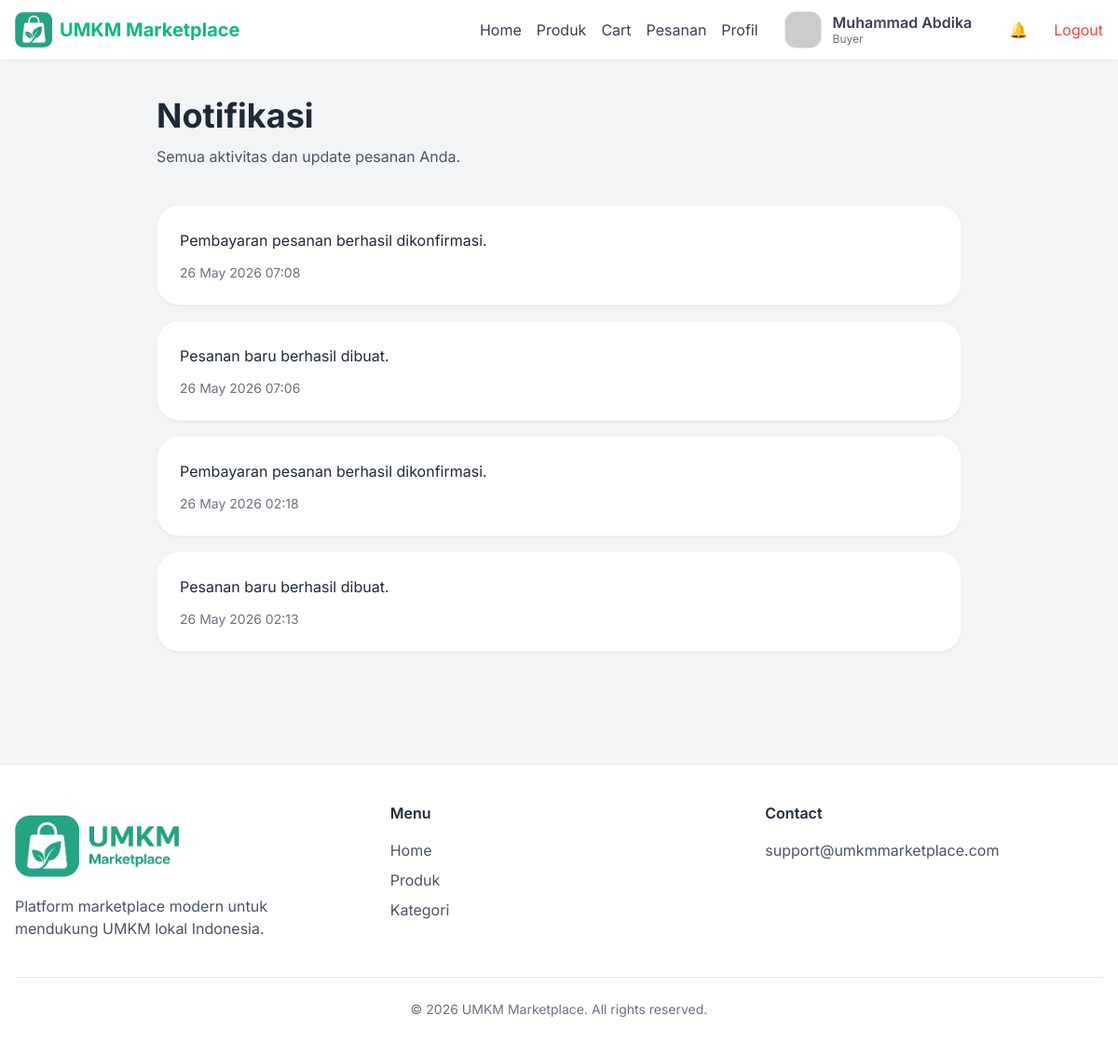
The page /src/views/notifications.php (signed in) on the database its author committed.
### tables this page shows
CREATE TABLE `notifications` (
  `id` int NOT NULL,
  `user_id` int NOT NULL,
  `message` text NOT NULL,
  `is_read` tinyint(1) DEFAULT '0',
  `created_at` timestamp NULL DEFAULT CURRENT_TIMESTAMP
);

### src/views/notifications.php (the view, shortened to what this page needs)
<?php
require_once '../config/database.php';
$userId = intval($_SESSION['user']['id']);
mysqli_query(
    $conn,
    "
    UPDATE notifications
    SET is_read=1
    WHERE user_id='$userId'
    "
);
$notifications = mysqli_query(
    $conn,
    "
    SELECT *
    FROM notifications
    WHERE user_id='$userId'
    ORDER BY created_at DESC
    "
);
?>
<?php include __DIR__ . '/layouts/app.php'; ?>
<section class="max-w-4xl mx-auto px-4 py-10">
    <div class="flex items-center justify-between mb-10">
        <div>
            <h1 class="text-4xl font-bold mb-3">
                Notifikasi
            </h1>
            <p class="text-gray-600">
                Semua aktivitas dan update pesanan Anda.
            </p>
        </div>
    </div>
    <div class="space-y-4">
        <?php if (mysqli_num_rows($notifications) > 0): ?>
            <?php while($notif = mysqli_fetch_assoc($notifications)): ?>
                <div class="bg-white rounded-3xl shadow-sm p-6 border border-gray-100">
                    <div class="flex items-start justify-between gap-4">
                        <div>
                            <p class="text-gray-800 leading-relaxed">
                                <?= htmlspecialchars($notif['message']); ?>
                            </p>
                            <p class="text-sm text-gray-500 mt-3">
                                <?= date('d M Y H:i', strtotime($notif['created_at'])); ?>
                            </p>
                        </div>
                    </div>
                </div>
            <?php endwhile; ?>
        <?php endif; ?>
    </div>
</section>
<?php include __DIR__ . '/layouts/footer.php'; ?>
</main>
</body>
</html>

### src/views/layouts/header.php (style rules this page uses)
body { font-family: 'Inter', sans-serif; }

### rows shown on the page
notifications: message "Pembayaran pesanan berhasil dikonfirmasi.", created_at "26 May 2026 07:08"
notifications: message "Pesanan baru berhasil dibuat.", created_at "26 May 2026 07:06"
notifications: message "Pembayaran pesanan berhasil dikonfirmasi.", created_at "26 May 2026 02:18"
notifications: message "Pesanan baru berhasil dibuat.", created_at "26 May 2026 02:13"

### other values the page prints
$_SESSION['user']['name'] "Muhammad Abdika"
$_SESSION['user']['role'] "Buyer"
